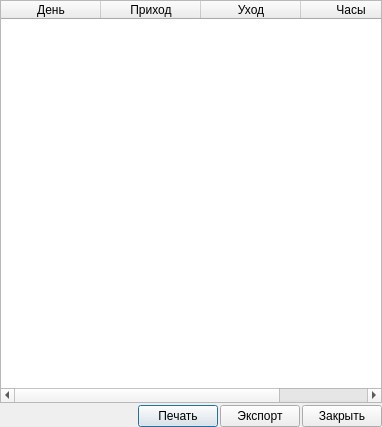
<?xml version="1.0" encoding="UTF-8"?>
<ui version="4.0">
 <class>Dialog</class>
 <widget class="QDialog" name="Dialog">
  <property name="geometry">
   <rect>
    <x>0</x>
    <y>0</y>
    <width>382</width>
    <height>427</height>
   </rect>
  </property>
  <property name="windowTitle">
   <string>Dialog</string>
  </property>
  <layout class="QGridLayout" name="gridLayout">
   <property name="leftMargin">
    <number>0</number>
   </property>
   <property name="topMargin">
    <number>0</number>
   </property>
   <property name="rightMargin">
    <number>0</number>
   </property>
   <property name="bottomMargin">
    <number>0</number>
   </property>
   <property name="spacing">
    <number>2</number>
   </property>
   <item row="0" column="0">
    <widget class="QTableWidget" name="tw_calc_traffic">
     <property name="editTriggers">
      <set>QAbstractItemView::NoEditTriggers</set>
     </property>
     <property name="selectionBehavior">
      <enum>QAbstractItemView::SelectRows</enum>
     </property>
     <attribute name="horizontalHeaderMinimumSectionSize">
      <number>35</number>
     </attribute>
     <attribute name="verticalHeaderVisible">
      <bool>false</bool>
     </attribute>
     <attribute name="verticalHeaderDefaultSectionSize">
      <number>20</number>
     </attribute>
     <attribute name="verticalHeaderMinimumSectionSize">
      <number>18</number>
     </attribute>
     <column>
      <property name="text">
       <string>День</string>
      </property>
     </column>
     <column>
      <property name="text">
       <string>Приход</string>
      </property>
     </column>
     <column>
      <property name="text">
       <string>Уход</string>
      </property>
     </column>
     <column>
      <property name="text">
       <string>Часы</string>
      </property>
     </column>
    </widget>
   </item>
   <item row="1" column="0">
    <layout class="QHBoxLayout" name="horizontalLayout_4">
     <item>
      <spacer name="horizontalSpacer_2">
       <property name="orientation">
        <enum>Qt::Horizontal</enum>
       </property>
       <property name="sizeHint" stdset="0">
        <size>
         <width>40</width>
         <height>20</height>
        </size>
       </property>
      </spacer>
     </item>
     <item>
      <widget class="QPushButton" name="pushButton_3">
       <property name="text">
        <string>Печать</string>
       </property>
      </widget>
     </item>
     <item>
      <widget class="QPushButton" name="pushButton_2">
       <property name="text">
        <string>Экспорт</string>
       </property>
      </widget>
     </item>
     <item>
      <widget class="QPushButton" name="pushButton">
       <property name="text">
        <string>Закрыть</string>
       </property>
       <property name="autoDefault">
        <bool>false</bool>
       </property>
      </widget>
     </item>
    </layout>
   </item>
  </layout>
 </widget>
 <resources/>
 <connections>
  <connection>
   <sender>pushButton_2</sender>
   <signal>clicked()</signal>
   <receiver>Dialog</receiver>
   <slot>ui_export()</slot>
   <hints>
    <hint type="sourcelabel">
     <x>272</x>
     <y>411</y>
    </hint>
    <hint type="destinationlabel">
     <x>272</x>
     <y>483</y>
    </hint>
   </hints>
  </connection>
  <connection>
   <sender>pushButton</sender>
   <signal>clicked()</signal>
   <receiver>Dialog</receiver>
   <slot>ui_acc()</slot>
   <hints>
    <hint type="sourcelabel">
     <x>325</x>
     <y>414</y>
    </hint>
    <hint type="destinationlabel">
     <x>333</x>
     <y>491</y>
    </hint>
   </hints>
  </connection>
  <connection>
   <sender>pushButton_3</sender>
   <signal>clicked()</signal>
   <receiver>Dialog</receiver>
   <slot>ui_print()</slot>
   <hints>
    <hint type="sourcelabel">
     <x>194</x>
     <y>415</y>
    </hint>
    <hint type="destinationlabel">
     <x>193</x>
     <y>482</y>
    </hint>
   </hints>
  </connection>
 </connections>
 <slots>
  <slot>ui_export()</slot>
  <slot>ui_acc()</slot>
  <slot>ui_print()</slot>
 </slots>
</ui>
